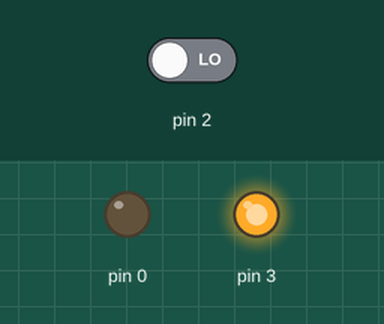
Simulated run of this sketch. Board: Arduino Uno, built with avr-gcc and run on an emulated ATmega328P. Parts: output pins drawn as LEDs (lit = HIGH). The test bench sets the inputs (shaded band); at power-on: pin 2 LOW.

Above: at 0.8 s.
0.9 s: pin 2 driven HIGH
At 2.4 s:
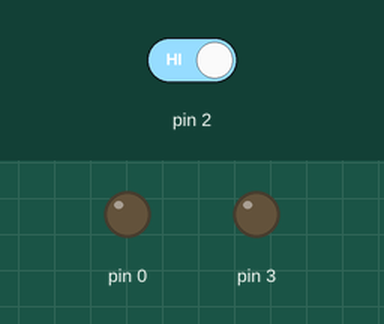
Timing chart, 0 to 3.9 s (numbered marks = the images above; inputs shaded):
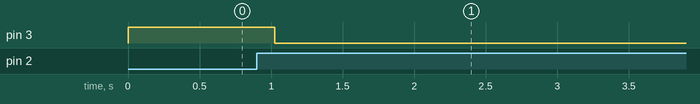

Measured:
- after the input at 0.9 s, pin 3: HIGH → LOW after 0.13 s

The sketch:

water_level_t13.ino
```cpp
#include <avr/io.h>
#define SENSOR PB2
#define LED PB3
#define OUT_SIGNAL PB0
#define LIMIT 2

/*
This is attiny 13 water sensor.
It works same like touch sensor.
Just glue the sensor on the bottle.
After power on it calculates time of charge-discharge (led blinks).
Too long charge: there is water in a bottle. Led is off.
Too fast charge: no water. Led is on.
*/

void setup() {
	CLKPR &= ~((1<<0)|(1<<1)|(1<<2)|(1<<3)); // Clock Prescale Register to 0b0000 > divide by 1
	// DDRB &= ~(1<<SENSOR);		// set SENSOR as input
	// pinMode(SENSOR, INPUT);		// set SENSOR as input
	// DDRB |= (1<<LED);			// set LED as output
	pinMode(LED, OUTPUT);		// set LED as output
	pinMode(OUT_SIGNAL, OUTPUT);		// set LED as output
	digitalWrite(LED, HIGH);	// set LED HIGH (off)
	// PORTB |= (1<<LED);		// set LED HIGH
	// PORTB &= ~(1<<LED);		// set LED LOW

	// Start

	// Charge-discharge preparation
	// Charge
	pinMode(SENSOR, INPUT);
	while (digitalRead(SENSOR) == LOW) {
	}

	// Discharge
	pinMode(SENSOR, OUTPUT);
	digitalWrite(SENSOR, LOW);
	while (digitalRead(SENSOR) == HIGH) {}

	// Check
	// Charge
	uint8_t count = 0;
	pinMode(SENSOR, INPUT);
	while (digitalRead(SENSOR) == LOW) {
		count ++;
	}

	// Stop

	// Result
	if (count > LIMIT) { // Full of Water
		digitalWrite(OUT_SIGNAL, HIGH);	// HIGH output signal
	} else { // Empty, no water
		digitalWrite(OUT_SIGNAL, LOW);		// LOW output signal
	}

	for (uint8_t i=0; i<count; i+=1){
		blink();
	}
	delay(125); // 1 second

	// LED
	if (count > LIMIT) { // Full of Water
		digitalWrite(LED, HIGH);	// OFF
	} else { // Empty, no water
		digitalWrite(LED, LOW);		// ON
	}
}

void loop() {
}

void blink() {
	digitalWrite(LED, LOW);		// on
	delay(20); // 160 ms
	digitalWrite(LED, HIGH);	// off
	delay(20); // 160 ms
	// delay(50); // 400 ms
	// delay(125); // 1 second
}
```
